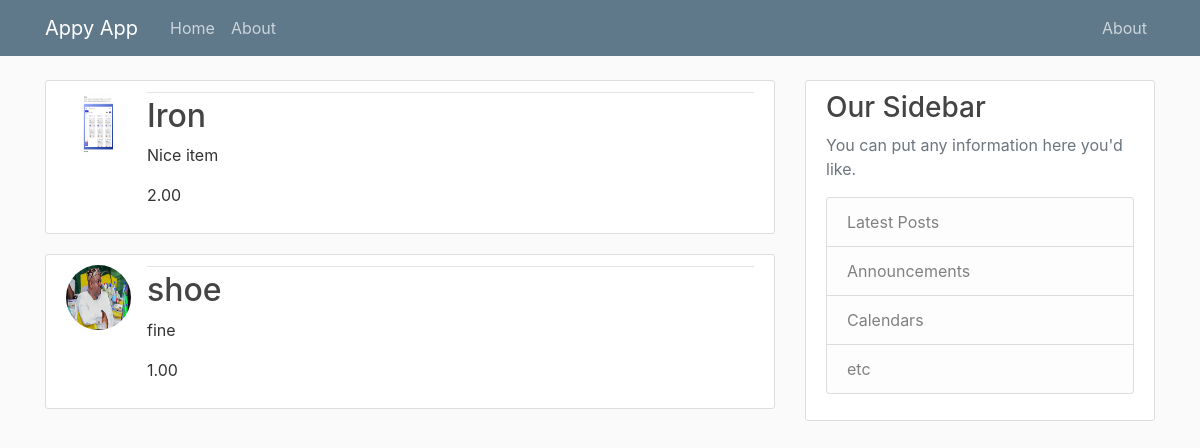
Page /product/ on the earlier database version.
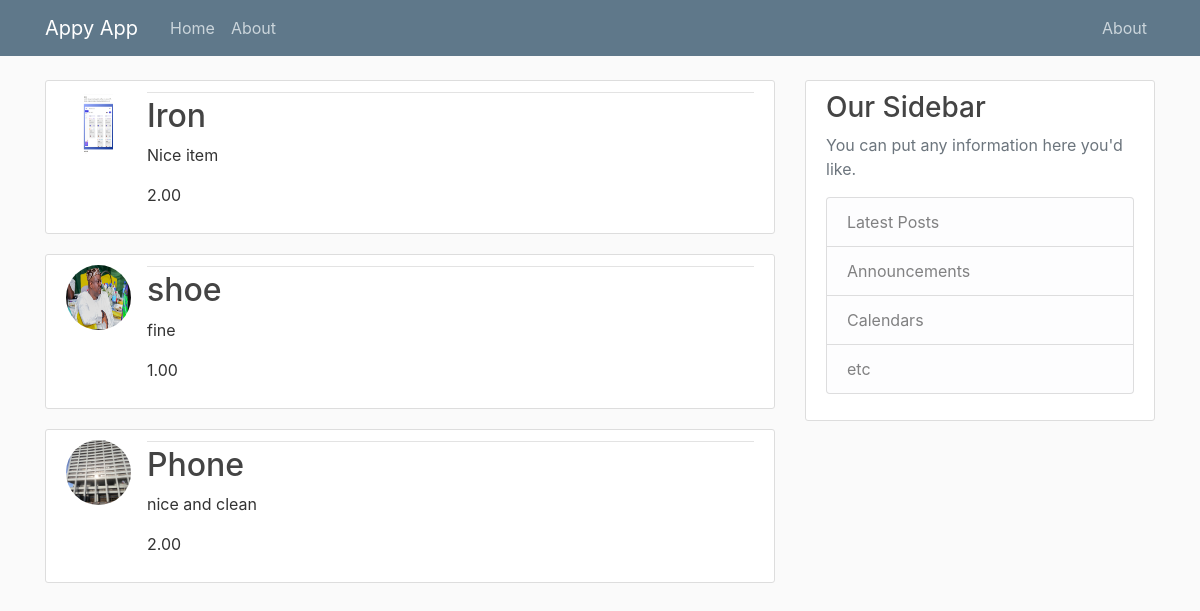
Same page on the later database version.
### Appy/models.py (models this page shows, shortened)
class Products(models.Model):
    name = models.CharField(max_length=100)
    description = models.TextField()
    price = models.DecimalField(max_digits=12, decimal_places=2)
    category = models.CharField(choices=CATEGORY_CHOICES, max_length=10)
    image = models.ImageField(upload_to="product_images", default="product.jpg")
    class Meta:
        verbose_name_plural = 'Products'

### Appy/views.py (the view)
# urls.py: path("product/", productpage, name="product"),
def productpage(request):
    products = Products.objects.all()
    context = {
        "all_products": products
    }
    return render(request, "Appy/product.html", context)

### Appy/templates/Appy/product.html
{% extends "Appy/base.html" %}
{% block content %}
    {% for i in all_products %}
        <article class="media content-section">
          <img class="rounded-circle article-img" src="{{ i.image.url }}">
          <div class="media-body">
            <div class="article-metadata">
            </div>
            <h2><a class="article-title" href="{% url 'singleproduct' i.id %}">{{ i.name }}</a></h2>
            <p class="article-content">{{ i.description }}</p>
            <p class="article-content">{{ i.price }}</p>
          </div>
        </article>
    {% endfor %}
{% endblock content %}

Differences in the rows shown:
added Products: image (picture), name "Phone", description "nice and clean", price "2.00"
